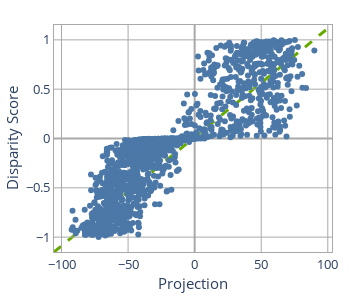
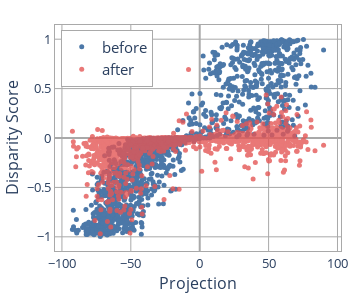

The notebook cell saved with these charts, in order:
### Code cell
fig = plot_projection(projections, baseline_bias)
fig.show()
fig = plot_debias(debiased_scores, baseline_bias, projections)
fig.show()

### Figure 1 — Plotly figure (JSON) as saved in the notebook; plotly's stock layout.template omitted (floating-point values rounded to 4 significant figures; data arrays with more than 128 entries replaced by an {"elided": "..."} marker saying what was removed)
{"data": [{"marker": {"color": "#4C78A8"}, "mode": "markers", "showlegend": false, "type": "scatter", "x": {"elided": "1600 float values"}, "y": {"elided": "1600 float values"}}], "layout": {"font": {"size": 13}, "height": 300, "legend": {"title": {"font": {"size": 14}}}, "margin": {"b": 20, "l": 20, "r": 15, "t": 25}, "plot_bgcolor": "white", "shapes": [{"layer": "below", "line": {"color": "#66AA00", "dash": "dash", "width": 3}, "type": "line", "x0": 0, "x1": 1, "xref": "paper", "y0": 0, "y1": 1, "yref": "paper"}], "title": {"font": {"size": 14}, "x": 0.55, "y": 0.97}, "width": 350, "xaxis": {"gridcolor": "darkgrey", "linecolor": "darkgrey", "linewidth": 1, "mirror": true, "showgrid": true, "showline": true, "tickfont": {"size": 13}, "title": {"font": {"size": 15}, "standoff": 5, "text": "Projection"}, "zeroline": true, "zerolinecolor": "darkgrey"}, "yaxis": {"gridcolor": "darkgrey", "linecolor": "darkgrey", "linewidth": 1, "mirror": true, "showgrid": true, "showline": true, "tickfont": {"size": 13}, "title": {"font": {"size": 15}, "standoff": 4, "text": "Disparity Score"}, "zeroline": true, "zerolinecolor": "darkgrey"}}}

### Figure 2 — Plotly figure (JSON) as saved in the notebook; plotly's stock layout.template omitted (floating-point values rounded to 4 significant figures; data arrays with more than 128 entries replaced by an {"elided": "..."} marker saying what was removed)
{"data": [{"marker": {"color": "#4C78A8", "size": 5}, "mode": "markers", "name": "before", "showlegend": true, "type": "scatter", "x": {"elided": "1600 float values"}, "y": {"elided": "1600 float values"}}, {"marker": {"color": "#E45756", "size": 5}, "mode": "markers", "name": "after", "opacity": 0.8, "showlegend": true, "type": "scatter", "x": {"elided": "1600 float values"}, "y": {"elided": "1600 float values"}}], "layout": {"font": {"size": 14}, "height": 300, "legend": {"bordercolor": "darkgrey", "borderwidth": 1, "font": {"size": 15}, "x": 0.02, "xanchor": "left", "y": 0.98, "yanchor": "top"}, "margin": {"b": 20, "l": 20, "r": 15, "t": 25}, "plot_bgcolor": "white", "title": {"font": {"size": 17}, "x": 0.55, "y": 0.98}, "width": 360, "xaxis": {"gridcolor": "darkgrey", "linecolor": "darkgrey", "linewidth": 1, "mirror": true, "showgrid": true, "showline": true, "tickfont": {"size": 13}, "title": {"font": {"size": 16}, "standoff": 5, "text": "Projection"}, "zeroline": true, "zerolinecolor": "darkgrey"}, "yaxis": {"gridcolor": "darkgrey", "linecolor": "darkgrey", "linewidth": 1, "mirror": true, "showgrid": true, "showline": true, "tickfont": {"size": 13}, "title": {"font": {"size": 16}, "standoff": 4, "text": "Disparity Score"}, "zeroline": true, "zerolinecolor": "darkgrey"}}}
